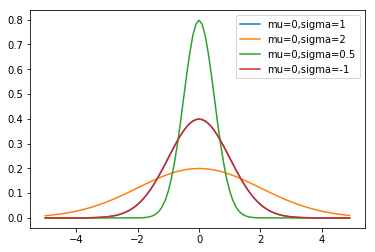

Reproduce this figure in Python.

from math import pi
from math import sqrt
from math import exp

def normal_pdf(x, mu=0, sigma=1):
    return (1 / sqrt(2 * pi * sigma * sigma)) * exp(-1 * ((x - mu) * (x - mu)) / (2 * sigma * sigma))

from matplotlib import pyplot as plt
xs = [x / 10.0 for x in range(-50, 50)]
plt.plot(xs, [normal_pdf(x, sigma=1) for x in xs], '-', label='mu=0,sigma=1')
plt.plot(xs, [normal_pdf(x, sigma=2) for x in xs], '-', label='mu=0,sigma=2')
plt.plot(xs, [normal_pdf(x, sigma=0.5) for x in xs], '-', label='mu=0,sigma=0.5')
plt.plot(xs, [normal_pdf(x, sigma=-1) for x in xs], '-', label='mu=0,sigma=-1')
plt.legend()
plt.show()
